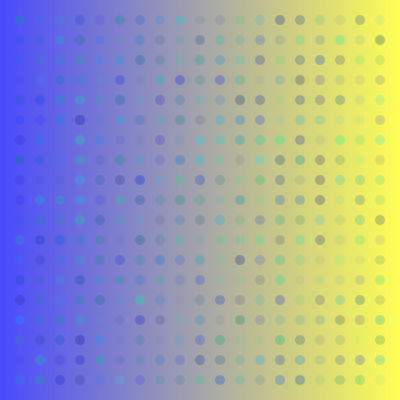
Frame 1 (no input)
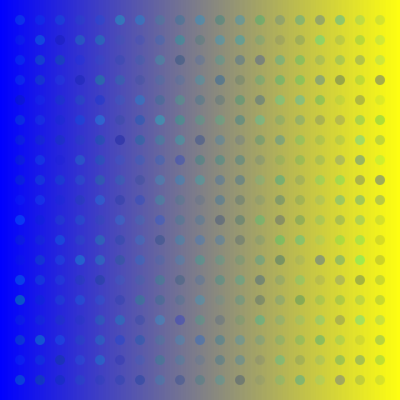
Frame 60 (the mouse pressed at the canvas centre just before this capture)
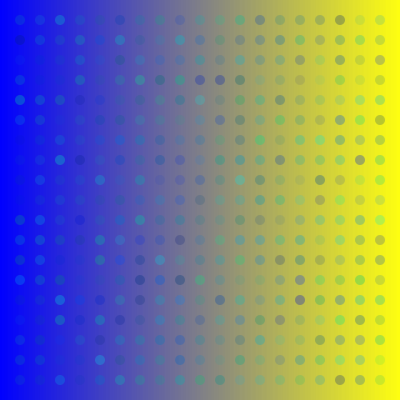
Frame 120 (the mouse held since frame 60 and released just before this capture)

The Processing sketch that drew these frames (run headless with seeded random() and noise(); from frame 60 on, the mouse is pressed at the canvas centre):

// Processing sketch: processing_33424
// ── processing_33424.pde


float speedx=5.0;
float speedy=5.0;
float ballsize=10;
float ballX=ballsize/2;
float ballY=ballsize/2;

void setup() {
  size(400,400);
  background(255);
  noStroke();
  smooth();
  frameRate(30);
  //no variable
}
void draw() {
  //background(204);

  // gradeient background
  for(int c=0;c<=height;c++) {
    for(int d=0;d<=width;d++) {
      stroke(map(d,0,width, 0, 255),map(d,0,width, 0, 255),map(d,0, width, 255, 16));
    //  stroke(map(c,100,255, 0, width),map(c,0,100, 0, width),map(c,0,30, 0, width),100);
      point(d,c);
    }
  }
  
  //blinking ball
  noStroke();
  for (int i = 20; i < width-10; i +=ballsize*2) {
    for (int j =20; j < height-10; j+= ballsize*2) {
      // point(i, j);
      fill(0,random(10,255),random(100,255),random(10,70));
      ellipse(i,j,ballsize,ballsize);
    }
  }
  // ellipse (ballX,ballY,ballsize,ballsize);
}
